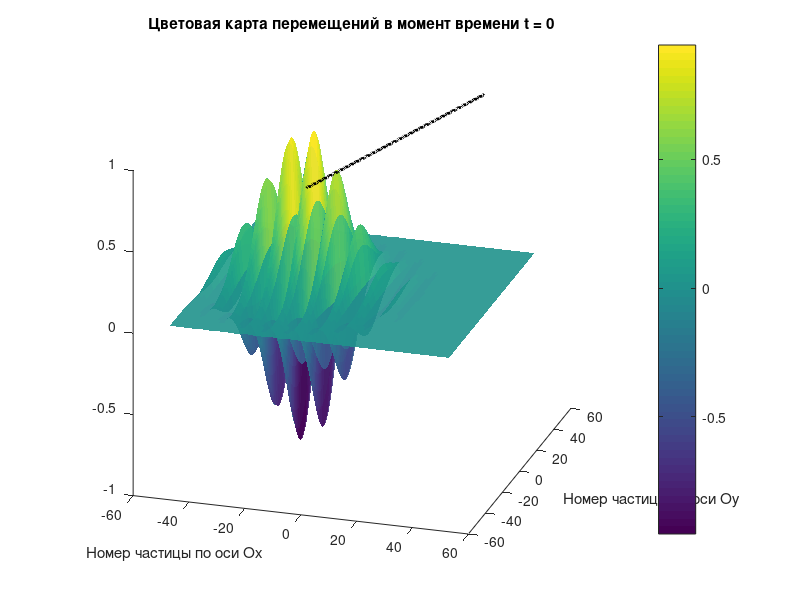
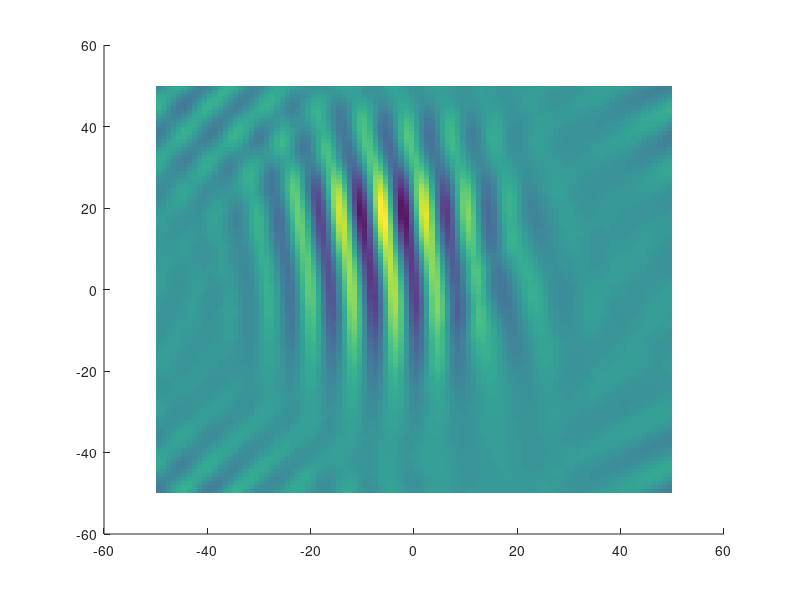

The MATLAB source for these figures, in order: (Note: this script raises an error after producing the figures.)
clear;

% time step to save disp
save_time = 3;
write_video = false;

% lattice geometry
left_x = -100;
right_x = 100;
left_y = -100;
right_y = 100;

% parameters
m_1 = 1;
m_2 = 0.5;
c = 1;
omega = 0.75;
a = 2;

k_1 = asin(omega/2 * sqrt(m_1/c)) * 2 / a;

num_x = left_x:a:right_x;
num_y = left_y:a:right_y;

mass = zeros(int32((-left_y+right_y)/a),int32((-left_x+right_x)/a));
for j=1:length(num_x)
    for i=1:length(num_y)
        if j < -left_x / a
            mass(i,j) = m_1;
        else
            mass(i,j) = m_2;
        end
    end
end

angle_step = 3;
for j=-int32(left_x/a):length(num_x)
    for i=angle_step:length(num_y)
        mass(i,j) = m_1;
    end
    angle_step = angle_step + 3;
end

% interface coordinates finder
x_coord = zeros(1,length(num_y)-1);
y_coord = zeros(1,length(num_y)-1);
temp_count=1;
for i=1:length(num_y)
    for j=1:length(num_x)-1
        if mass(i,j) ~= mass(i,j+1)
            x_coord(temp_count) = j*a+left_x;
            y_coord(temp_count) = (i-1)*a+left_y;   
        end
    end
    temp_count = temp_count + 1;
end

disp = zeros(int32((-left_y+right_y+1)/a),int32((-left_x+right_x+1)/a));
vel = zeros(int32((-left_y+right_y+1)/a),int32((-left_x+right_x+1)/a));

beta_x = 0.07;
beta_y = 0.07;
n_0 = -35;
u_0 = 1;
g_1 = a * sqrt(c/m_1) * cos(k_1*a/2);

for i=1:length(num_x)
    for j=1:length(num_y)
        disp(j, i) = u_0 * exp(-beta_x^2/2 * (num_x(i) - n_0)^2/a^2);
        disp(j, i) = disp(j, i) * exp(-beta_y^2/2 * (num_y(j))^2/a^2);
        disp(j, i) = disp(j, i) * sin(num_x(i) * k_1);
        vel(j, i) = -u_0 * exp(-beta_x^2/2 * (num_x(i) - n_0)^2/a^2);
        vel(j, i) = vel(j, i) * exp(-beta_y^2/2 * (num_y(j))^2/a^2);
        vel(j, i) = vel(j, i) * (omega * cos(k_1*(num_x(i))) - ...
            beta_x^2*g_1/a^2*(num_x(i)-n_0)*sin(num_x(i) * k_1));
    end
end

figure; hold on
[X,Y] = meshgrid(num_x,num_y);
surf(X/a,Y/a,disp,'FaceAlpha',0.9,'EdgeAlpha',0.5);
plot3(x_coord/a,y_coord/a,max(max(disp))*ones(1,length(x_coord)),...
    'LineWidth',2,'Color','Black')
title('Цветовая карта перемещений в момент времени t = 0');
xlabel('Номер частицы по оси Ox');
ylabel('Номер частицы по оси Oy');
colorbar;
pbaspect([1,(right_y-left_y)/(right_x-left_x),1]);
view(17,22);
hold off


dt = 0.01;
t_max = 110;
times = 0:dt:t_max;

result = cell(1, fix(t_max/save_time));

for t=times
    %disp(int32(length(num_y)/a), int32(length(num_x)/a)) = sin(omega*t);
    %vel(int32(length(num_y)/a),int32(length(num_x)/a))=omega*cos(omega*t);
    vel = vel + c./mass.*(circshift(disp,[-1 0])+circshift(disp,[1 0])+...
        circshift(disp,[0 -1])+circshift(disp,[0 1])-4*disp).*dt;
    disp = disp + vel.*dt;
    if rem(t, save_time) == 0
        result{fix(t/save_time)+1} = disp;
    end     
end

figure(2); hold on
s1 = surf(X/a,Y/a,disp,'FaceAlpha',0.9,'EdgeAlpha',0.7);
title('Цветовая карта перемещений в момент времени t = '+string(t_max));
xlabel('Номер частицы по оси Ox');
ylabel('Номер частицы по оси Oy');
l1 = plot3(x_coord/a,y_coord/a,10*ones(1,length(x_coord)),...
    'LineWidth',2,'Color','Black');
colorbar;
pbaspect([1,(right_y-left_y)/(right_x-left_x),1]);
caxis([-1 1])
%s1.EdgeColor = 'none';
view(17,22);
for i = 1:length(result)
    title('Цветовая карта перемещений в момент времени t = '+...
        string((i-1)*save_time));
    s1.XData = X/a;
    s1.YData = Y/a;
    s1.ZData = result{i};
    l1.ZData = max(max(result{i}))*ones(1,length(x_coord));
    if write_video
        filename = 'wave-at-interface-1.gif';
        frame = getframe(2); 
        im = frame2im(frame); 
        [imind,cm] = rgb2ind(im,256); 
        if i == 1
           imwrite(imind,cm,filename,'gif', 'Loopcount',inf); 
        else
           imwrite(imind,cm,filename,'gif','DelayTime',0.3,...
               'WriteMode','append'); 
        end
    end
    pause(0.3)
end
hold off

